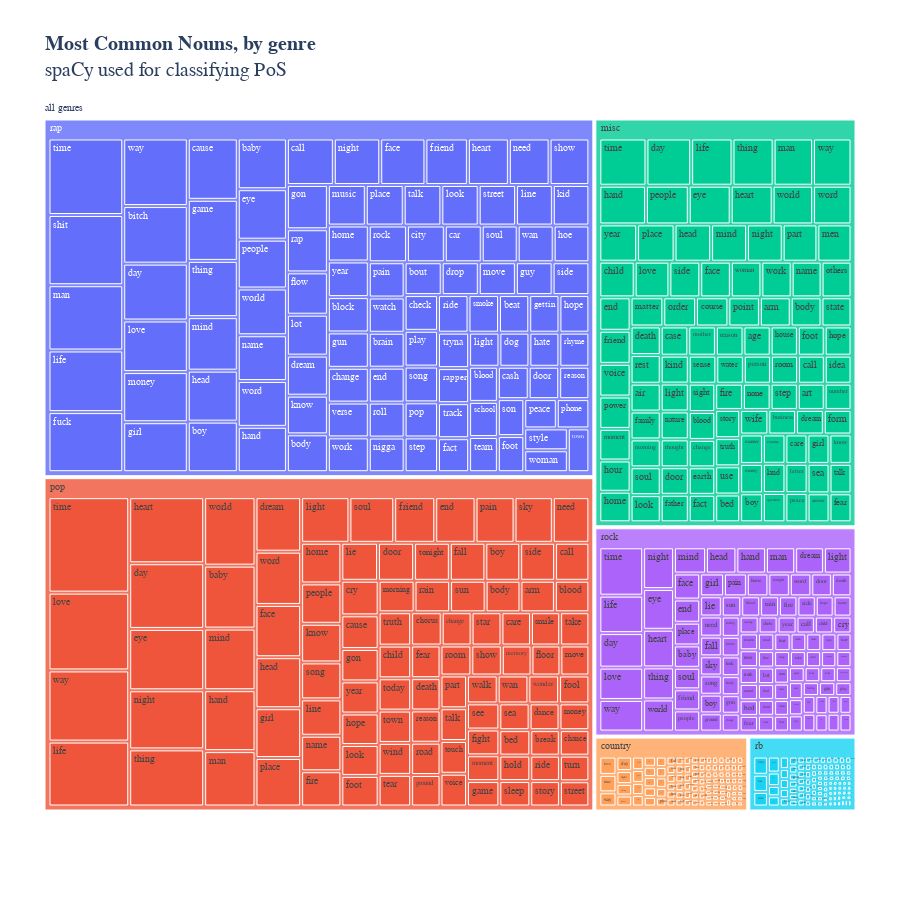

Notebook cell for this chart:
### Markdown cell above
#### Common words tagged as name by genre

### Code cell
import plotly.express as px

def genreMap(df,pos,n=100):
    
    """Visualisation function. Returns a treemap of the most common n tokens that qualify as a part of speech"""
    
    #list to populate subset DataFrame's
    all_df = []

    #loop through unique genres
    for i in df.tag.unique():

        #get most common tokens for part of speech
        temp_df = mostcommonTokens(df[df['tag'] == i][pos]).head(n)
        
        #add column for current genre
        temp_df['tag'] = i

        #append DataFrame to list
        all_df.append(temp_df)

    #concatenate all DataFrame's
    all_df = pd.concat([i for i in all_df])

    #reset index
    all_df.reset_index(drop=False,inplace=True)

    #column labels
    all_df.columns = ['word','count','tag']

    # in order to have a single root node add 'all genres'
    all_df["all genres"] = "all genres" 

    #create plotly treemap figure
    fig = px.treemap(all_df, path=['all genres', 'tag', 'word'], values='count',)
    
    #title parameters
    title_param = dict(text='<b>Most Common Nouns, by genre</b><br>spaCy used for classifying PoS</b>', 
                        font=dict(size=20))
    
    #update layout
    fig.update_layout(title=title_param,
                    font= dict(family='Helvetica',size=10),
                    width=900,
                    height=900,
                    autosize=False,
                    margin=dict(l=40,r=40,b=85,t=100,pad=0,))
        
    #show plot
    fig.show()
    
    return fig

fig_nouns = genreMap(df,'nouns')

### Figure 1 — Plotly figure (JSON) as saved in the notebook; plotly's stock layout.template omitted (floating-point values rounded to 4 significant figures; data arrays with more than 128 entries replaced by an {"elided": "..."} marker saying what was removed)
{"data": [{"branchvalues": "total", "domain": {"x": [0, 1], "y": [0, 1]}, "hovertemplate": "labels=%{label}<br>count=%{value}<br>parent=%{parent}<br>id=%{id}<extra></extra>", "ids": {"elided": "607 str values"}, "labels": {"elided": "607 str values"}, "name": "", "parents": {"elided": "607 str values"}, "type": "treemap", "values": {"elided": "607 int values"}}], "layout": {"autosize": false, "font": {"family": "Helvetica", "size": 10}, "height": 900, "legend": {"tracegroupgap": 0}, "margin": {"b": 85, "l": 40, "pad": 0, "r": 40, "t": 100}, "title": {"font": {"size": 20}, "text": "<b>Most Common Nouns, by genre</b><br>spaCy used for classifying PoS</b>"}, "width": 900}}
